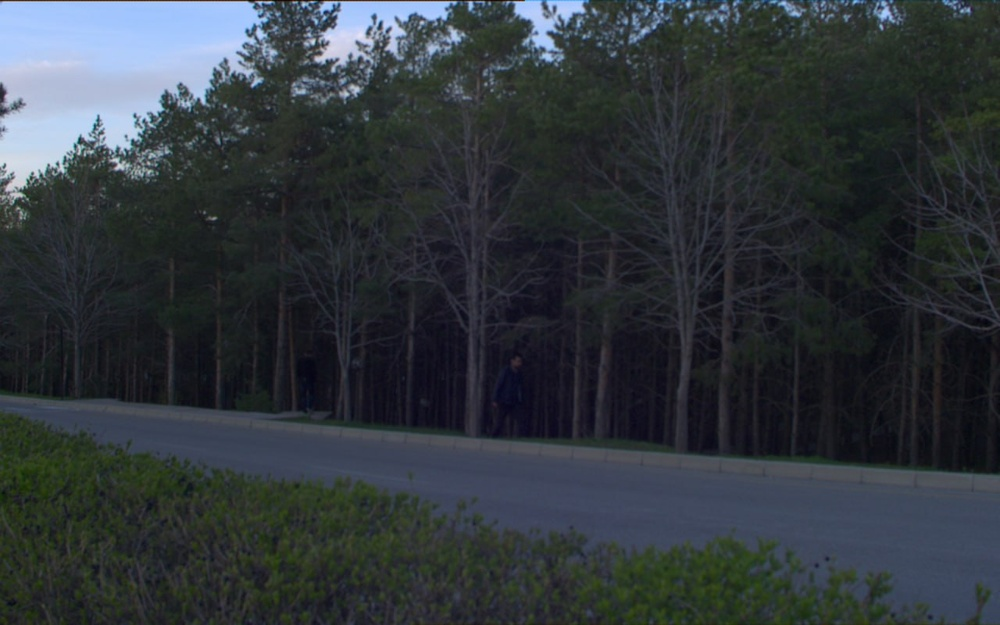
%> input picture assignements/Assignement_02/Problem1.2(Colored)/trees.jpg, 1000 x 625 px, shrunk from 1280 x 800 before the run
$ octave Problem1_Colored.m   (GNU Octave 9; MATLAB toolbox functions it lacks are replaced by stand-ins)
%> lines starting %> are read from the running program, lines starting %| are printed output that depends on the picture
%###############################################################################
%#Bioengineering.DIP.Spring2024.BY: Dr.Saleh Hussein.
%#Author: Taha Mahmoud.210100552. email: dr.taha.libya@gmail.com.
%#Date: 05.06.2024
%################################################################################
%#Assignment02: Problem 1.1
%# custome histogram and histogram equalization
% extract each layer of the image to a color wise image
% create a histogram for each layer
% applay equalization on each histogram
% map equalized histos to equalized layers
% combine RGB layers into one final image
%################################################################################
clc
clear all
close all

img = imread("trees.jpg");
%> img is the input picture: size 625x1000x3 uint8; mean R, G, B 49, 55.5, 60.5

% extract each layer of the image to a color wise image
% create a histogram for each layer
% applay equalization on each histogram
% map equalized histos to equalized layers
% combine RGB layers into one final image

% creating grayscale images from the RGB layers
redLayer = img(:,:,1);
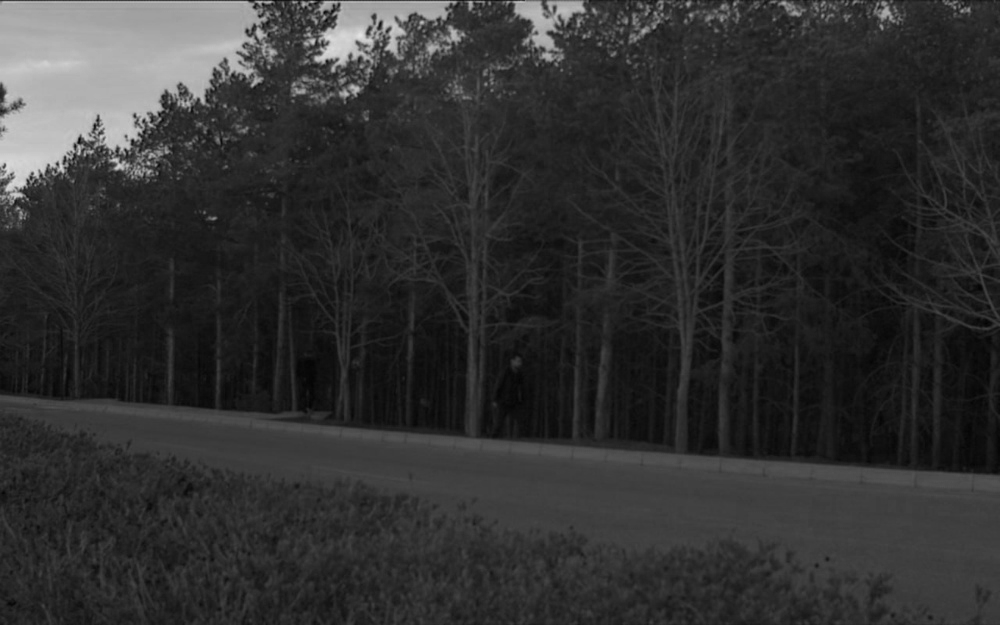
%> redLayer: size 625x1000 uint8; min 2, max 228, mean 49
greenLayer = img(:,:,2);
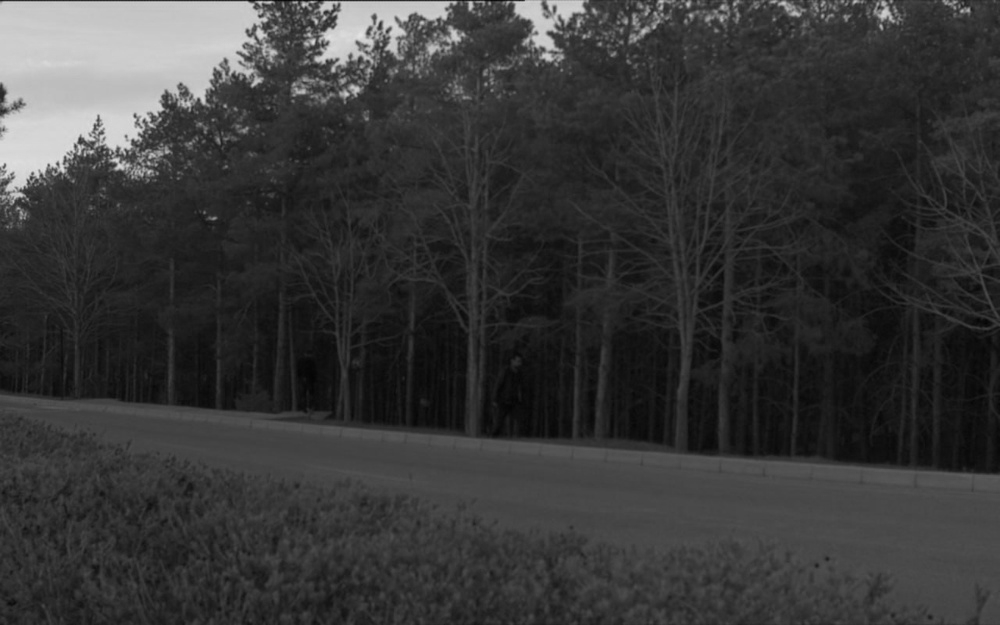
%> greenLayer: size 625x1000 uint8; min 4, max 227, mean 55.5
blueLayer = img(:,:,3);
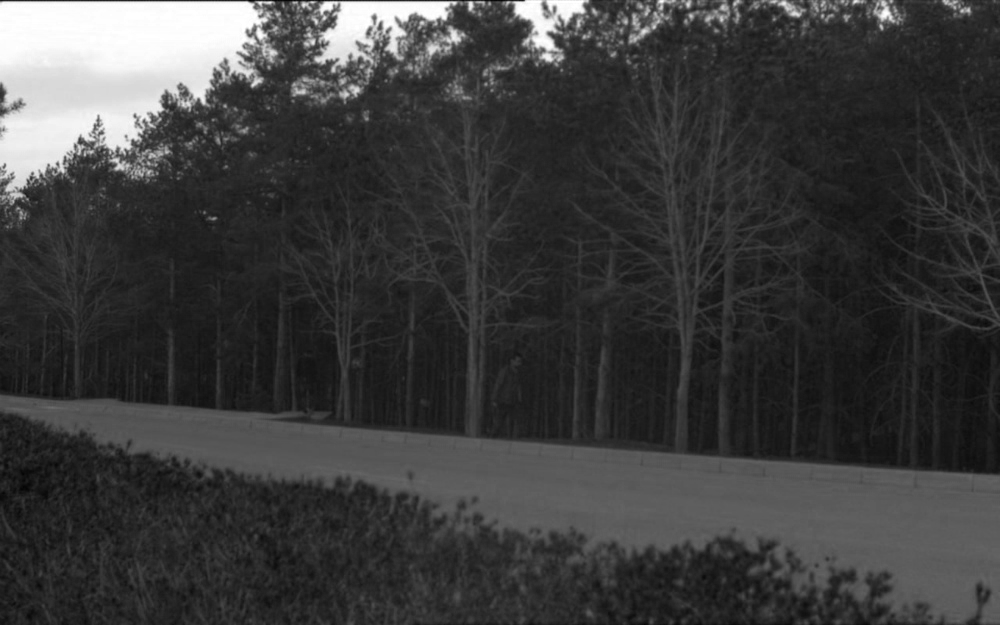
%> blueLayer: size 625x1000 uint8; min 0, max 255, mean 60.5

%display
figure;
subplot(1,4,1)
imshow(img);
title('RGB');
subplot(1,4,2)
imshow(redLayer)
title('Red Gray Scale');
subplot(1,4,3)
imshow(greenLayer);
title('Green Gray Scale');
subplot(1,4,4)
imshow(blueLayer);
title('Blue Gray Scale');


%##########################################################################
% reconstruct original image
%##########################################################################


%reconstruct individual equalized channels
redEqualizedImage = equalizedImage(redLayer);
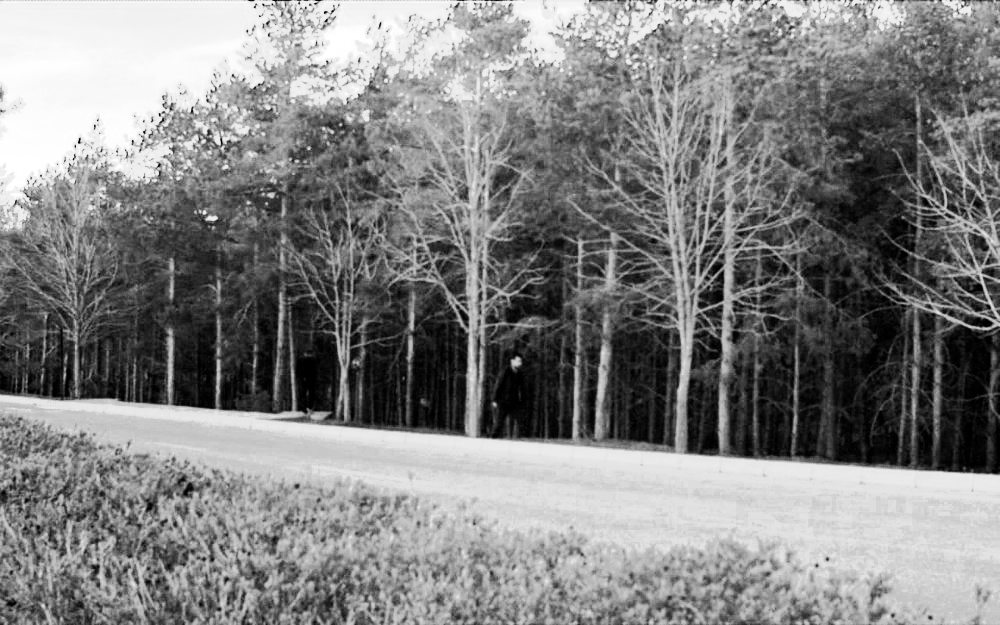
%> redEqualizedImage: size 625x1000 uint8; min 0, max 255, mean 129.7
greenEqualizedImage = equalizedImage(greenLayer);
blueEqualizedImage = equalizedImage(blueLayer);

% Combine equalized channels into one image
equalizedImageRGB = cat(3, redEqualizedImage, greenEqualizedImage, blueEqualizedImage);

% Display original and equalized images
figure;
subplot(2,2,1);
imshow(img);
title('Original RGB Image');

subplot(2,2,2);
imshow(equalizedImageRGB);
title('Equalized RGB Image');

%##########################################################################
% Display Histograms and Equalized Histograms
%##########################################################################
% uncomment

redHistogram = histogram(redLayer);
greenHistogram = histogram(greenLayer);
blueHistogram = histogram(blueLayer);

eqRedHistogram = histogram(redEqualizedImage);
eqGreenHistogram = histogram(greenEqualizedImage);
eqBlueHistogram = histogram(blueEqualizedImage);

figure;
subplot(2,3,1)
bar(0:255,redHistogram);
title('Red Channel Histogram');
subplot(2,3,2)
bar(0:255,greenHistogram);
title('Green Channel Histogram');
subplot(2,3,3)
bar(0:255,blueHistogram);
title('Blue Channel Histogram');
subplot(2,3,4)
bar(0:255,eqRedHistogram);
title('Equalized Red Channel Histogram');
subplot(2,3,5)
bar(0:255,eqGreenHistogram);
title('Equalized Green Channel Histogram');
subplot(2,3,6)
bar(0:255,eqBlueHistogram);
title('Equalized Blue Channel Histogram');


%##########################################################################
% Locally defined functions
%##########################################################################

function equalizedImage = equalizedImage(image)
    histogram1 = histogram(image);
    equalizedHistogramValuesArray1 = equalizedHistogramValuesArray(histogram1);
    reconstructedEqualizedImage1 = reconstructedEqualizedImage(image,equalizedHistogramValuesArray1);
    equalizedImage = reconstructedEqualizedImage1;
end


% function Histogram
% argument image returns a histogramArray object of the image


function histogramArray = histogram(image)
    % initalize histogramArray
    histogramArray = zeros(1,256);
    % iteration through the image pixels
    for i = 1:numel(image)
        histogramArray(image(i)+1) = histogramArray(image(i)+1)+1;
%> the run ends on the next line
    end
% [2 lines not run here, left out]
function equalizedHistogramValuesArray = equalizedHistogramValuesArray(histogram)
    PDF = histogram/sum(histogram);
    %check
    PDF_sum = sum(PDF);
    disp(['PDF sum = ' num2str(PDF_sum), '.']); % must be 1

    %CDF cumulative sum PDF
    CDF = cumsum(PDF);
    %check
    disp(['CDF = ' num2str(CDF(256)), '.']); % must be 1


    % maximum gray level = 255
    % raw equlaized level = CDF* max gary level
    eqGL = CDF.*255;
    % rounding equalized level
    equalizedHistogramValuesArray = round(eqGL);
end

function reconstructedEqualizedImage = reconstructedEqualizedImage(image,equalizedHistogramValuesArray)
    % Create a mapping function (lookup table) using the equalized histogram

    mapping_function = uint8(equalizedHistogramValuesArray);

    % Apply the mapping function to the original image
    reconstructedEqualizedImage = mapping_function(double(image) + 1);
end
